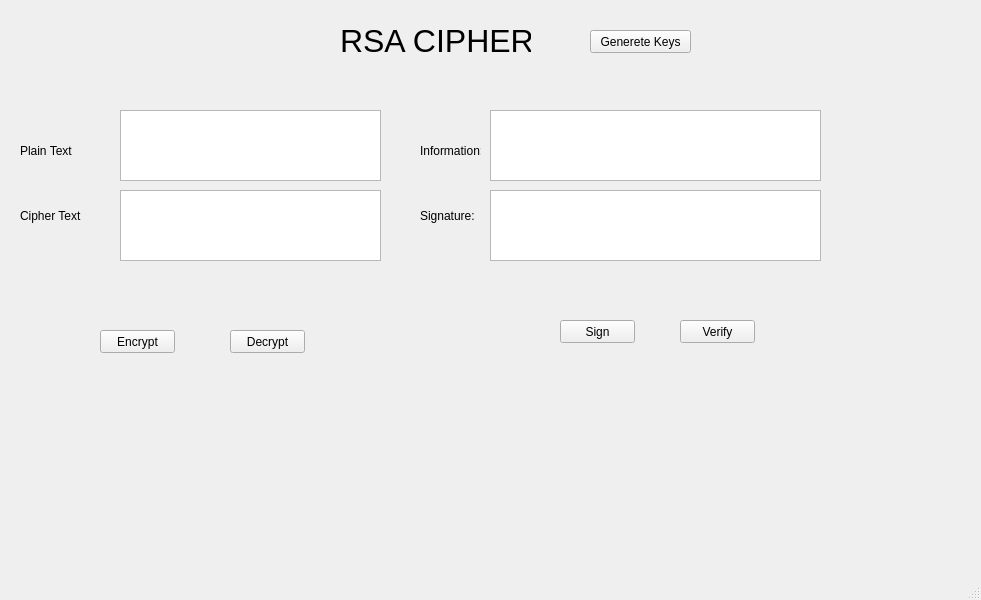
<?xml version="1.0" encoding="UTF-8"?>
<ui version="4.0">
 <class>MainWindow</class>
 <widget class="QMainWindow" name="MainWindow">
  <property name="geometry">
   <rect>
    <x>0</x>
    <y>0</y>
    <width>981</width>
    <height>600</height>
   </rect>
  </property>
  <property name="windowTitle">
   <string>MainWindow</string>
  </property>
  <widget class="QWidget" name="centralwidget">
   <widget class="QLabel" name="label">
    <property name="geometry">
     <rect>
      <x>340</x>
      <y>0</y>
      <width>191</width>
      <height>81</height>
     </rect>
    </property>
    <property name="font">
     <font>
      <pointsize>24</pointsize>
     </font>
    </property>
    <property name="text">
     <string>RSA CIPHER</string>
    </property>
   </widget>
   <widget class="QLabel" name="label_2">
    <property name="geometry">
     <rect>
      <x>20</x>
      <y>140</y>
      <width>61</width>
      <height>21</height>
     </rect>
    </property>
    <property name="text">
     <string>Plain Text</string>
    </property>
   </widget>
   <widget class="QLabel" name="label_3">
    <property name="geometry">
     <rect>
      <x>20</x>
      <y>200</y>
      <width>61</width>
      <height>31</height>
     </rect>
    </property>
    <property name="text">
     <string>Cipher Text</string>
    </property>
   </widget>
   <widget class="QTextEdit" name="txtPlainText">
    <property name="geometry">
     <rect>
      <x>120</x>
      <y>110</y>
      <width>261</width>
      <height>71</height>
     </rect>
    </property>
   </widget>
   <widget class="QTextEdit" name="txtcipherText">
    <property name="geometry">
     <rect>
      <x>120</x>
      <y>190</y>
      <width>261</width>
      <height>71</height>
     </rect>
    </property>
   </widget>
   <widget class="QLabel" name="label_4">
    <property name="geometry">
     <rect>
      <x>420</x>
      <y>140</y>
      <width>61</width>
      <height>21</height>
     </rect>
    </property>
    <property name="text">
     <string>Information:</string>
    </property>
   </widget>
   <widget class="QTextEdit" name="txtsignature">
    <property name="geometry">
     <rect>
      <x>490</x>
      <y>190</y>
      <width>331</width>
      <height>71</height>
     </rect>
    </property>
   </widget>
   <widget class="QLabel" name="label_5">
    <property name="geometry">
     <rect>
      <x>420</x>
      <y>200</y>
      <width>61</width>
      <height>31</height>
     </rect>
    </property>
    <property name="text">
     <string>Signature:</string>
    </property>
   </widget>
   <widget class="QTextEdit" name="txtinformation">
    <property name="geometry">
     <rect>
      <x>490</x>
      <y>110</y>
      <width>331</width>
      <height>71</height>
     </rect>
    </property>
   </widget>
   <widget class="QPushButton" name="BtnEncypt">
    <property name="geometry">
     <rect>
      <x>100</x>
      <y>330</y>
      <width>75</width>
      <height>23</height>
     </rect>
    </property>
    <property name="text">
     <string>Encrypt</string>
    </property>
   </widget>
   <widget class="QPushButton" name="BtnDecypt">
    <property name="geometry">
     <rect>
      <x>230</x>
      <y>330</y>
      <width>75</width>
      <height>23</height>
     </rect>
    </property>
    <property name="text">
     <string>Decrypt</string>
    </property>
   </widget>
   <widget class="QPushButton" name="BtnSign">
    <property name="geometry">
     <rect>
      <x>560</x>
      <y>320</y>
      <width>75</width>
      <height>23</height>
     </rect>
    </property>
    <property name="text">
     <string>Sign</string>
    </property>
   </widget>
   <widget class="QPushButton" name="BtnVerify">
    <property name="geometry">
     <rect>
      <x>680</x>
      <y>320</y>
      <width>75</width>
      <height>23</height>
     </rect>
    </property>
    <property name="text">
     <string>Verify</string>
    </property>
   </widget>
   <widget class="QPushButton" name="BtnGenereteKeys">
    <property name="geometry">
     <rect>
      <x>590</x>
      <y>30</y>
      <width>101</width>
      <height>23</height>
     </rect>
    </property>
    <property name="text">
     <string>Generete Keys</string>
    </property>
   </widget>
  </widget>
  <widget class="QMenuBar" name="menubar">
   <property name="geometry">
    <rect>
     <x>0</x>
     <y>0</y>
     <width>981</width>
     <height>21</height>
    </rect>
   </property>
  </widget>
  <widget class="QStatusBar" name="statusbar"/>
 </widget>
 <resources/>
 <connections/>
</ui>
